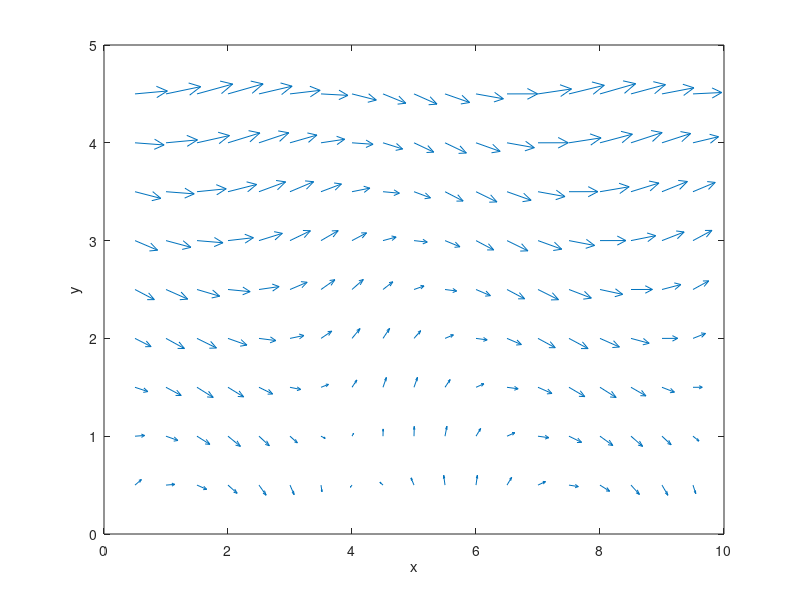

This figure's MATLAB source: (Note: this script raises an error after producing the figure.)
clear 
clc
step=0.5;
x=step:step:10-step;
y=step:step:5-step;

[x,y]=meshgrid(x,y);
u=y+sin(x);
v=cos(x+y);
figure;
quiver(x,y,u,v);
xlabel('x');
ylabel('y');
figure(2)
streamslice(x,y,u,v)
xlabel('x')
ylabel('y')